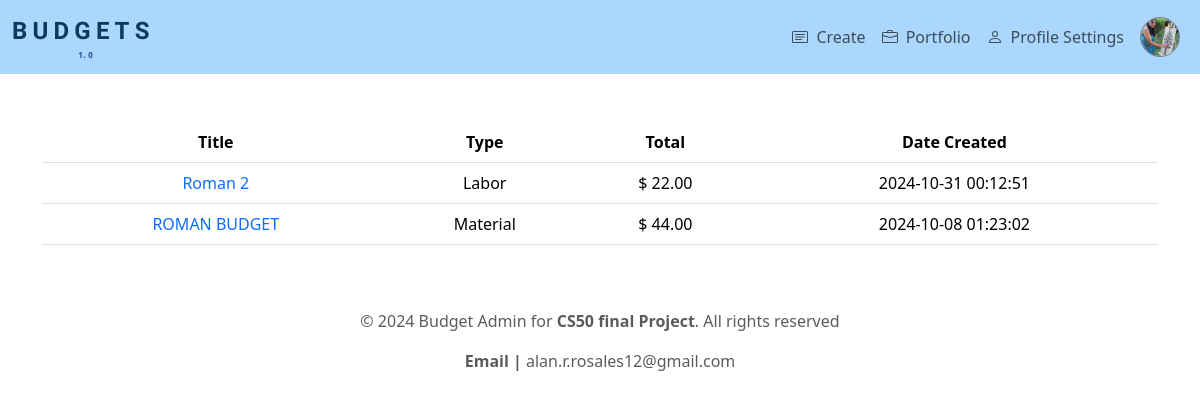
Screenshot of /history (signed in) with the database file from the repository.
### tables this page shows
CREATE TABLE users (id INTEGER PRIMARY KEY AUTOINCREMENT, username TEXT NOT NULL, hashed_password TEXT NOT NULL, profile_image TEXT);

CREATE TABLE budgets (
id INTEGER PRIMARY KEY AUTOINCREMENT,
user_id INTEGER NOT NULL,
budget_type TEXT NOT NULL,
budget_title TEXT NOT NULL,
profit_percentage REAL,
total_budget REAL,
timestamp TIMESTAMP DEFAULT CURRENT_TIMESTAMP,
FOREIGN KEY (user_id) REFERENCES users(id)
);

### app.py (the view)
@app.route("/history", methods=["GET"])
@login_required
def history():
    if request.method == "GET":
        user_id = session.get("user_id")
        budgets = db.execute("SELECT id, budget_type, budget_title, total_budget, timestamp FROM budgets WHERE user_id = ? ORDER BY timestamp DESC",
                             user_id)
        return render_template("history.html", budgets=budgets)

### app.py (called while the page is built)
@app.context_processor
def inject_user():
    if 'user_id' in session:
        user_id = session['user_id']
        user_data = db.execute("SELECT profile_image, username FROM users WHERE id = ?", user_id)
        if user_data:
            user_info = user_data[0]
            return {"user": {"profile_image": user_info["profile_image"], "username": user_info["username"]}}
    return {"user": None}

### helpers.py (called while the page is built)
def login_required(f):
    @wraps(f)
    def decorated_function(*args, **kwargs):
        if session.get("user_id") is None:
            return redirect(url_for("login"))
        return f(*args,**kwargs)
    return decorated_function

### templates/history.html (shortened to what this page needs)
{% extends "layout.html" %}
{% block main %}
<table class="table table-responsive">
    <thead>
        <tr>
            <th>Title</th>
            <th>Type</th>
            <th>Total</th>
            <th>Date Created</th>
        </tr>
    </thead>
    <tbody>
        {% for budget in budgets %}
        <tr>
            <td><a class="text-decoration-none" href="{{url_for('view_budget', budget_id=budget['id']) }}">{{ budget['budget_title'] }}</td>
            <td class="text-capitalize">{{ budget['budget_type'] }}</td>
            <td>$ {{ "%.2f" | format(budget['total_budget']) }}</td>
            <td>{{ budget['timestamp'] }}</td>
        </tr>
        {% endfor %}
    </tbody>
</table>
{% endblock %}

### templates/layout.html (shortened to what this page needs)
<!DOCTYPE html>
<html lang="en">
    <head>
        <link href="https://cdn.jsdelivr.net/npm/bootstrap@5.3.3/dist/css/bootstrap.min.css" rel="stylesheet">
        <link rel="stylesheet" href="{{ url_for('static', filename='styles.css') }}">
    </head>
    <body>
        <nav id="custom-navbar" class="navbar navbar-expand-lg navbar-light">
            <div class="container-fluid">
                <div class="container-logo">
                    <a class="navbar-brand" href="/">
                        <div class="container-letters">
                            <span class="color_b">B</span>
                            <span class="color_b">U</span>
                            <span class="color_b">D</span>
                            <span class="color_b">G</span>
                            <span class="color_b">E</span>
                            <span class="color_b">T</span>
                            <span class="color_b">S</span>
                        </div>
                        <div class="container-numbers">
                        </div>
                    </a>
                </div>
                <div class="collapse navbar-collapse" id="navbarSupportedContent">
                    {% if session["user_id"] %}
                        <ul class="navbar-nav ms-auto">
                            <div class="d-flex flex-row align-items-center">
                                <li class="nav-item">
                                    <a class="nav-link d-flex flex-row align-items-center gap-2" href="/">
                                        Create</a>
                                </li>
                            </div>
                            <div class="d-flex flex-row align-items-center">
                                <li class="nav-item">
                                    <a class="nav-link d-flex flex-row align-items-center gap-2" href="/history">
                                        Portfolio</a>
                                </li>
                            </div>
                            <div class="d-flex flex-row align-items-center">
                                <li class="nav-item">
                                    <a class="nav-link d-flex align-items-center gap-2" href="/user_profile">
                                    Profile Settings
                                </a>
                                </li>
                            </div>
                            {% if user %}
                                <li class="nav-item d-none d-lg-block">
                                    <a href="{{ url_for('user_profile') }}" class="nav-link d-flex align-items-center">
                                        {% if user['profile_image'] %}
                                            <img src="{{ url_for('static', filename=user['profile_image'].replace('static/', '')) }}" class="profile-img" style="height: 40px; width: 40px; border-radius: 50%; border: 1px solid gray;">
                                        {% else %}
                                            <div class="profile-initials">{{ user['username'][0] | upper }}</div>
                                        {% endif %}
                                    </a>
                                </li>
                            {% endif %}
                        </ul>
                    {% endif %}
                </div>
            </div>
        </nav>
        <main class="container py-5 text-center">
            {% block main %}{% endblock %}
        </main>
        <footer class="mb-5">
            <p class="text-center text-muted">
                &copy; 2024 Budget Admin for <strong> CS50 final Project</strong>. All rights reserved
            </p>
            <p class="text-center text-muted ml-5">
                <strong> Email | </strong>alan.r.rosales12@gmail.com
            </p>
        </footer>
    </body>
</html>

### static/styles.css (style rules this page uses)
#custom-navbar { background-color: rgb(171, 215, 255); }
.nav-item { color:aqua; }
.color_b { font-size: larger; font-family: "Oswald", sans-serif; font-weight: 700; color:rgb(14, 57, 94); }
.container-logo { display: flex; flex-direction: column; justify-content: center; }
.container-numbers { display: flex; flex-direction: row; justify-content: center; gap: 5px; }
.profile-img { width: 100%; height: 100%; object-fit: cover; }

### rows the page displays
users: profile_image (picture)
budgets: budget_title "Roman 2", budget_type "Labor", total_budget "22.00", timestamp "2024-10-31 00:12:51"
budgets: budget_title "ROMAN BUDGET", budget_type "Material", total_budget "44.00", timestamp "2024-10-08 01:23:02"
